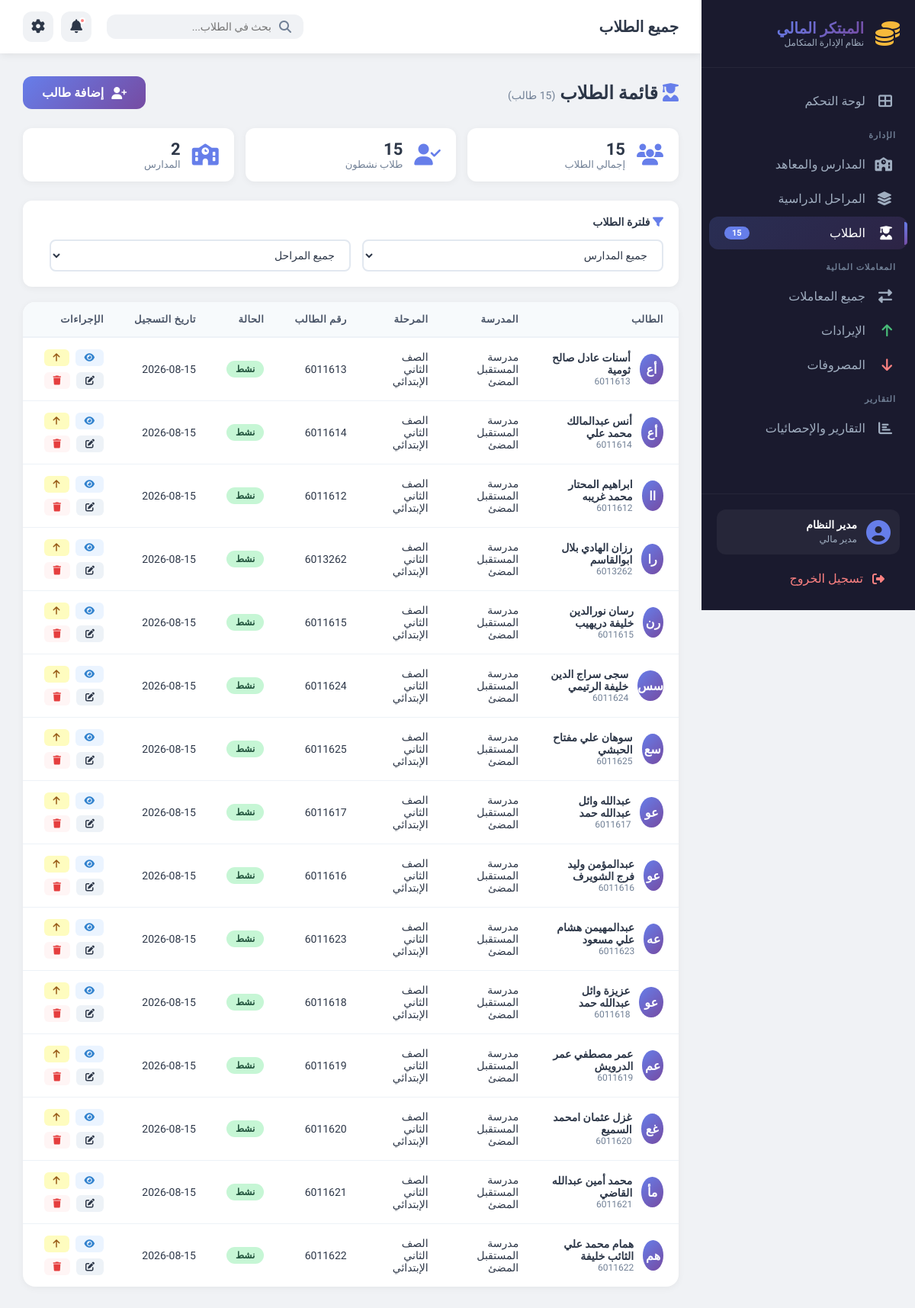
/modules/students/index.php, run on the app's committed database.
### tables this page shows
CREATE TABLE `students` (
  `id` int(11) NOT NULL,
  `school_id` int(11) DEFAULT NULL,
  `current_stage_id` int(11) DEFAULT NULL,
  `name` varchar(100) NOT NULL,
  `student_code` varchar(50) DEFAULT NULL,
  `birth_date` date DEFAULT NULL,
  `phone` varchar(20) DEFAULT NULL,
  `address` text DEFAULT NULL,
  `enrollment_date` date DEFAULT NULL,
  `status` enum('active','inactive','graduated') DEFAULT 'active',
  `created_at` timestamp NOT NULL DEFAULT current_timestamp()
);

CREATE TABLE `schools` (
  `id` int(11) NOT NULL,
  `name` varchar(100) NOT NULL,
  `type` enum('school','institute') NOT NULL,
  `address` text DEFAULT NULL,
  `phone` varchar(20) DEFAULT NULL,
  `email` varchar(100) DEFAULT NULL,
  `created_at` timestamp NOT NULL DEFAULT current_timestamp()
);

CREATE TABLE `stages` (
  `id` int(11) NOT NULL,
  `school_id` int(11) DEFAULT NULL,
  `name` varchar(50) NOT NULL,
  `order_number` int(11) DEFAULT 0,
  `fee_amount` decimal(10,2) NOT NULL DEFAULT 0.00,
  `description` text DEFAULT NULL,
  `created_at` timestamp NOT NULL DEFAULT current_timestamp()
);

### includes/functions.php (called while the page is built, shortened)
<?php
function getSchools() {
    global $pdo;
    $stmt = $pdo->query("SELECT * FROM schools ORDER BY name");
    return $stmt->fetchAll();
}
?>

### modules/students/index.php (the view, shortened to what this page needs)
<?php
require_once '../../config/database.php';
require_once '../../includes/functions.php';
$school_id = isset($_GET['school_id']) ? (int)$_GET['school_id'] : null;
$stage_id = isset($_GET['stage_id']) ? (int)$_GET['stage_id'] : null;
$school_name = '';
$stage_name = '';
$schools = getSchools();
$sql = "SELECT st.*, sc.name as school_name, sg.name as stage_name
        FROM students st
        JOIN schools sc ON st.school_id = sc.id
        LEFT JOIN stages sg ON st.current_stage_id = sg.id
        WHERE 1=1";
$params = [];
$sql .= " ORDER BY st.name";
$stmt = $pdo->prepare($sql);
$stmt->execute($params);
$students = $stmt->fetchAll();
$total_students = count($students);
$active_students = 0;
foreach ($students as $s) {
    if ($s['status'] == 'active') $active_students++;
}
?>
<!DOCTYPE html>
<html lang="ar" dir="rtl">
<head>
    <link rel="stylesheet" href="../../assets/css/dashboard.css">
    <link rel="stylesheet" href="https://cdnjs.cloudflare.com/ajax/libs/font-awesome/6.5.0/css/all.min.css">
</head>
<body>
    <div class="dashboard-wrapper">
        <aside class="sidebar">
            <div class="sidebar-header">
                <div class="logo-container">
                    <i class="fas fa-coins logo-icon"></i>
                    <div class="logo-text">
                        <h2>المبتكر المالي</h2>
                        <span>نظام الإدارة المتكامل</span>
                    </div>
                </div>
            </div>
            <nav class="sidebar-nav">
                <ul>
                    <li class="nav-item">
                        <a href="../../index.php">
                            <i class="fas fa-th-large"></i>
                            <span>لوحة التحكم</span>
                        </a>
                    </li>
                    <li class="nav-section">الإدارة</li>
                    <li class="nav-item">
                        <a href="../schools/index.php">
                            <i class="fas fa-school"></i>
                            <span>المدارس والمعاهد</span>
                        </a>
                    </li>
                    <li class="nav-item">
                        <a href="../stages/index.php">
                            <i class="fas fa-layer-group"></i>
                            <span>المراحل الدراسية</span>
                        </a>
                    </li>
                    <li class="nav-item active">
                        <a href="index.php">
                            <i class="fas fa-user-graduate"></i>
                            <span>الطلاب</span>
                            <span class="badge"><?php echo $total_students; ?></span>
                        </a>
                    </li>
                    <li class="nav-section">المعاملات المالية</li>
                    <li class="nav-item">
                        <a href="../transactions/index.php">
                            <i class="fas fa-exchange-alt"></i>
                            <span>جميع المعاملات</span>
                        </a>
                    </li>
                    <li class="nav-item">
                        <a href="../transactions/income.php">
                            <i class="fas fa-arrow-up text-success"></i>
                            <span>الإيرادات</span>
                        </a>
                    </li>
                    <li class="nav-item">
                        <a href="../transactions/expense.php">
                            <i class="fas fa-arrow-down text-danger"></i>
                            <span>المصروفات</span>
                        </a>
                    </li>
                    <li class="nav-section">التقارير</li>
                    <li class="nav-item">
                        <a href="../reports/index.php">
                            <i class="fas fa-chart-bar"></i>
                            <span>التقارير والإحصائيات</span>
                        </a>
                    </li>
                </ul>
            </nav>
            <div class="sidebar-footer">
                <div class="user-info">
                    <i class="fas fa-user-circle"></i>
                    <div>
                        <span class="user-name">مدير النظام</span>
                        <span class="user-role">مدير مالي</span>
                    </div>
                </div>
                <a href="#" class="logout-btn">
                    <i class="fas fa-sign-out-alt"></i>
                    <span>تسجيل الخروج</span>
                </a>
            </div>
        </aside>
        <main class="main-content">
            <header class="top-header">
                <div class="header-left">
                    <h1>
                        <?php
                        if ($school_name && $stage_name) {
                            echo "طلاب $stage_name - $school_name";
                        } elseif ($school_name) {
                            echo "طلاب $school_name";
                        } elseif ($stage_name) {
                            echo "طلاب $stage_name";
                        } else {
                            echo "جميع الطلاب";
                        }
                        ?>
                    </h1>
                </div>
                <div class="header-right">
                    <div class="search-box">
                        <i class="fas fa-search"></i>
                        <input type="text" placeholder="بحث في الطلاب..." id="searchInput">
                    </div>
                    <div class="header-actions">
                        <button class="icon-btn" title="الإشعارات">
                            <i class="fas fa-bell"></i>
                            <span class="notification-dot"></span>
                        </button>
                        <button class="icon-btn" title="الإعدادات">
                            <i class="fas fa-cog"></i>
                        </button>
                    </div>
                </div>
            </header>
            <div class="content-area">
                <div class="page-header">
                    <h2>
                        <i class="fas fa-user-graduate" style="color: #667eea;"></i>
                        <?php
                        if ($school_name && $stage_name) {
                            echo "طلاب $stage_name - $school_name";
                        } elseif ($school_name) {
                            echo "طلاب $school_name";
                        } elseif ($stage_name) {
                            echo "طلاب $stage_name";
                        } else {
                            echo "قائمة الطلاب";
                        }
                        ?>
                        <span style="font-size: 14px; color: #718096; font-weight: 400;">
                            (<?php echo $total_students; ?> طالب)
                        </span>
                    </h2>
                    <div class="header-actions">
                        <a href="add.php<?php echo $school_id ? '?school_id=' . $school_id : ''; ?>" class="btn-add">
                            <i class="fas fa-user-plus"></i>
                            إضافة طالب
                        </a>
                    </div>
                </div>
                <div class="stats-mini">
                    <div class="stat-box">
                        <i class="fas fa-users"></i>
                        <div class="info">
                            <div class="number"><?php echo $total_students; ?></div>
                            <div class="label">إجمالي الطلاب</div>
                        </div>
                    </div>
                    <div class="stat-box">
                        <i class="fas fa-user-check"></i>
                        <div class="info">
                            <div class="number"><?php echo $active_students; ?></div>
                            <div class="label">طلاب نشطون</div>
                        </div>
                    </div>
                    <div class="stat-box">
                        <i class="fas fa-school"></i>
                        <div class="info">
                            <div class="number"><?php echo count($schools); ?></div>
                            <div class="label">المدارس</div>
                        </div>
                    </div>
                </div>
                <div class="filter-container">
                    <div class="filter-title">
                        <i class="fas fa-filter"></i>
                        فلترة الطلاب
                    </div>
                    <div class="filter-row">
                        <select id="filterSchool" onchange="filterBySchool(this.value)">
                            <option value="">جميع المدارس</option>
                        </select>
                        <select id="filterStage" onchange="filterByStage(this.value)">
                            <option value="">جميع المراحل</option>
                        </select>
                    </div>
                </div>
                <div class="table-container">
                    <div class="table-scroll">
                        <?php if ($total_students > 0): ?>
                        <table id="studentsTable">
                            <thead>
                                <tr>
                                    <th>الطالب</th>
                                    <th>المدرسة</th>
                                    <th>المرحلة</th>
                                    <th>رقم الطالب</th>
                                    <th>الحالة</th>
                                    <th>تاريخ التسجيل</th>
                                    <th>الإجراءات</th>
                                </tr>
                            </thead>
                            <tbody>
                                <?php foreach ($students as $student): ?>
                                <tr>
                                    <td>
                                        <div class="student-info">
                                            <div class="student-avatar">
                                                <?php
                                                $nameParts = explode(' ', $student['name']);
                                                $initials = '';
                                                foreach ($nameParts as $part) {
                                                    if (!empty($part)) {
                                                        $initials .= mb_substr($part, 0, 1);
                                                    }
                                                }
                                                echo mb_strtoupper(mb_substr($initials, 0, 2));
                                                ?>
                                            </div>
                                            <div class="details">
                                                <div class="name"><?php echo htmlspecialchars($student['name']); ?></div>
                                                <div class="code"><?php echo htmlspecialchars($student['student_code'] ?? '---'); ?></div>
                                            </div>
                                        </div>
                                    </td>
                                    <td><?php echo htmlspecialchars($student['school_name'] ?? '---'); ?></td>
                                    <td><?php echo htmlspecialchars($student['stage_name'] ?? 'غير محدد'); ?></td>
                                    <td><?php echo htmlspecialchars($student['student_code'] ?? '---'); ?></td>
                                    <td>
                                        <span class="status-badge <?php echo $student['status']; ?>">
                                            <?php
                                            $statusLabels = [
                                                'active' => 'نشط',
                                                'inactive' => 'غير نشط',
                                                'graduated' => 'متخرج'
                                            ];
                                            echo $statusLabels[$student['status']] ?? $student['status'];
                                            ?>
                                        </span>
                                    </td>
                                    <td><?php echo date('Y-m-d', strtotime($student['enrollment_date'] ?? 'now')); ?></td>
                                    <td>
                                        <div class="table-actions">
                                            <a href="view.php?id=<?php echo $student['id']; ?><?php echo $school_id ? '&school_id=' . $school_id : ''; ?><?php echo $stage_id ? '&stage_id=' . $stage_id : ''; ?>" class="btn-view" title="عرض">
                                                <i class="fas fa-eye"></i>
                                            </a>
                                            <a href="promote.php?id=<?php echo $student['id']; ?><?php echo $school_id ? '&school_id=' . $school_id : ''; ?><?php echo $stage_id ? '&stage_id=' . $stage_id : ''; ?>" class="btn-promote" title="ترقية">
                                                <i class="fas fa-arrow-up"></i>
                                            </a>
                                            <a href="edit.php?id=<?php echo $student['id']; ?><?php echo $school_id ? '&school_id=' . $school_id : ''; ?><?php echo $stage_id ? '&stage_id=' . $stage_id : ''; ?>" class="btn-edit-student" title="تعديل">
                                                <i class="fas fa-edit"></i>
                                            </a>
                                            <a href="#" class="btn-delete-student" title="حذف" onclick="confirmDelete(<?php echo $student['id']; ?>, '<?php echo addslashes($student['name']); ?>')">
                                                <i class="fas fa-trash"></i>
                                            </a>
                                        </div>
                                    </td>
                                </tr>
                                <?php endforeach; ?>
                            </tbody>
                        </table>
                        <?php endif; ?>
                    </div>
                </div>
            </div>
        </main>
    </div>
</body>
</html>

### data on the page
students: initials "أع", name "أسنات عادل صالح ثومية", student_code "6011613", school.name "مدرسة المستقبل المضئ", current_stage.name "الصف الثاني الإبتدائي", status "نشط", enrollment_date "2026-08-15"
students: initials "أع", name "أنس عبدالمالك محمد علي", student_code "6011614", school.name "مدرسة المستقبل المضئ", current_stage.name "الصف الثاني الإبتدائي", status "نشط", enrollment_date "2026-08-15"
students: initials "اا", name "ابراهيم المحتار محمد غريبه", student_code "6011612", school.name "مدرسة المستقبل المضئ", current_stage.name "الصف الثاني الإبتدائي", status "نشط", enrollment_date "2026-08-15"
students: initials "را", name "رزان الهادي بلال ابوالقاسم", student_code "6013262", school.name "مدرسة المستقبل المضئ", current_stage.name "الصف الثاني الإبتدائي", status "نشط", enrollment_date "2026-08-15"
students: initials "رن", name "رسان نورالدين خليفة دريهيب", student_code "6011615", school.name "مدرسة المستقبل المضئ", current_stage.name "الصف الثاني الإبتدائي", status "نشط", enrollment_date "2026-08-15"
students: initials "سس", name "سجى سراج الدين خليفة الرتيمي", student_code "6011624", school.name "مدرسة المستقبل المضئ", current_stage.name "الصف الثاني الإبتدائي", status "نشط", enrollment_date "2026-08-15"
students: initials "سع", name "سوهان علي مفتاح الحبشي", student_code "6011625", school.name "مدرسة المستقبل المضئ", current_stage.name "الصف الثاني الإبتدائي", status "نشط", enrollment_date "2026-08-15"
students: initials "عو", name "عبدالله وائل عبدالله حمد", student_code "6011617", school.name "مدرسة المستقبل المضئ", current_stage.name "الصف الثاني الإبتدائي", status "نشط", enrollment_date "2026-08-15"
students: initials "عو", name "عبدالمؤمن وليد فرج الشويرف", student_code "6011616", school.name "مدرسة المستقبل المضئ", current_stage.name "الصف الثاني الإبتدائي", status "نشط", enrollment_date "2026-08-15"
students: initials "عه", name "عبدالمهيمن هشام علي مسعود", student_code "6011623", school.name "مدرسة المستقبل المضئ", current_stage.name "الصف الثاني الإبتدائي", status "نشط", enrollment_date "2026-08-15"
students: initials "عو", name "عزيزة وائل عبدالله حمد", student_code "6011618", school.name "مدرسة المستقبل المضئ", current_stage.name "الصف الثاني الإبتدائي", status "نشط", enrollment_date "2026-08-15"
students: initials "عم", name "عمر مصطفي عمر الدرويش", student_code "6011619", school.name "مدرسة المستقبل المضئ", current_stage.name "الصف الثاني الإبتدائي", status "نشط", enrollment_date "2026-08-15"
students: initials "غع", name "غزل عثمان امحمد السميع", student_code "6011620", school.name "مدرسة المستقبل المضئ", current_stage.name "الصف الثاني الإبتدائي", status "نشط", enrollment_date "2026-08-15"
students: initials "مأ", name "محمد أمين عبدالله القاضي", student_code "6011621", school.name "مدرسة المستقبل المضئ", current_stage.name "الصف الثاني الإبتدائي", status "نشط", enrollment_date "2026-08-15"
students: initials "هم", name "همام محمد علي الثائب خليفة", student_code "6011622", school.name "مدرسة المستقبل المضئ", current_stage.name "الصف الثاني الإبتدائي", status "نشط", enrollment_date "2026-08-15"

### other printed values
$total_students "15"
$active_students "15"
count($schools) "2"
